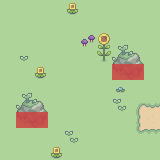

Below is a game level as drawn by its tile map, then a one-line description and the .tmx file that defines it, in full:
An orthogonal 10x10 tile map with 16x16 px tiles, 4 tile layers (Floor, Flowers, Walkable, Canopy), 18 tilesets and 2 objects.

<map version="1.10" tiledversion="1.10.1" orientation="orthogonal" renderorder="right-down" width="10" height="10" tilewidth="16" tileheight="16" infinite="0" nextlayerid="14" nextobjectid="5014">
 <editorsettings>
  <export target="FlowerMap.json" format="json1" />
 </editorsettings>
 <tileset firstgid="1" name="BlueBushs" tilewidth="16" tileheight="16" tilecount="132" columns="11">
  <image source="../Assets/BlueBushs.png" width="176" height="192" />
 </tileset>
 <tileset firstgid="133" name="DarkGrass" tilewidth="16" tileheight="16" tilecount="77" columns="11">
  <image source="../Assets/DarkGrass.png" width="176" height="112" />
 </tileset>
 <tileset firstgid="210" name="DarkGrassHill" tilewidth="16" tileheight="16" tilecount="48" columns="6">
  <image source="../Assets/DarkGrassHill.png" width="96" height="128" />
 </tileset>
 <tileset firstgid="258" name="DarkGrassWater" tilewidth="16" tileheight="16" tilecount="72" columns="9">
  <image source="../Assets/DarkGrassWater.png" width="144" height="128" />
 </tileset>
 <tileset firstgid="330" name="DarkGreenBushs" tilewidth="16" tileheight="16" tilecount="132" columns="11">
  <image source="../Assets/DarkGreenBushs.png" width="176" height="192" />
 </tileset>
 <tileset firstgid="462" name="Grass" tilewidth="16" tileheight="16" tilecount="77" columns="11">
  <image source="../Assets/Grass.png" width="176" height="112" />
 </tileset>
 <tileset firstgid="539" name="GrassHIlls" tilewidth="16" tileheight="16" tilecount="77" columns="11">
  <image source="../Assets/GrassHIlls.png" width="176" height="112" />
 </tileset>
 <tileset firstgid="616" name="MushroomsFlowersStones" tilewidth="16" tileheight="16" tilecount="60" columns="12">
  <image source="../Assets/MushroomsFlowersStones.png" width="192" height="80" />
 </tileset>
 <tileset firstgid="676" name="Soil" tilewidth="16" tileheight="16" tilecount="77" columns="11">
  <image source="../Assets/Soil.png" width="176" height="112" />
 </tileset>
 <tileset firstgid="753" name="TreesBushes" tilewidth="16" tileheight="16" tilecount="84" columns="12">
  <image source="../Assets/TreesBushes.png" width="192" height="112" />
 </tileset>
 <tileset firstgid="837" name="Water" tilewidth="16" tileheight="16" tilecount="5" columns="5">
  <image source="../Assets/Water.png" width="80" height="16" />
 </tileset>
 <tileset firstgid="842" name="WaterObjects" tilewidth="16" tileheight="16" tilecount="24" columns="12">
  <image source="../Assets/WaterObjects.png" width="192" height="32" />
 </tileset>
 <tileset firstgid="866" name="Baby Brown Cow" tilewidth="32" tileheight="32" tilecount="72" columns="8">
  <image source="../Assets/Baby Brown Cow.png" width="256" height="288" />
 </tileset>
 <tileset firstgid="938" name="Brown Cow" tilewidth="32" tileheight="32" tilecount="64" columns="8">
  <image source="../Assets/Brown Cow.png" width="256" height="256" />
 </tileset>
 <tileset firstgid="1002" name="GrassWater" tilewidth="16" tileheight="16" tilecount="72" columns="9">
  <image source="../Assets/GrassWater.png" width="144" height="128" />
 </tileset>
 <tileset firstgid="1074" name="Character" tilewidth="48" tileheight="48" tilecount="192" columns="8">
  <image source="../Assets/Character.png" width="384" height="1152" />
 </tileset>
 <tileset firstgid="1266" name="Walkable" tilewidth="16" tileheight="16" tilecount="2" columns="2">
  <image source="../Assets/Walkable.png" width="32" height="16" />
 </tileset>
 <tileset firstgid="1268" name="Goblin" tilewidth="96" tileheight="64" tilecount="20" columns="10">
  <image source="../Assets/Goblin.png" width="960" height="128" />
 </tileset>
 <layer id="10" name="Floor" width="10" height="10" locked="1">
  <data encoding="csv">
145,145,145,145,145,145,145,145,145,145,
145,145,145,145,145,145,145,145,145,145,
145,145,145,145,145,145,145,145,145,145,
145,145,145,145,145,145,145,145,145,145,
145,145,145,145,145,145,145,145,145,145,
145,145,145,145,145,145,145,145,145,145,
145,145,145,145,145,145,145,145,731,731,
145,145,145,145,145,145,145,145,731,731,
145,145,145,145,145,145,145,145,731,731,
145,145,145,145,145,145,145,145,145,145
</data>
 </layer>
 <layer id="8" name="Flowers" width="10" height="10">
  <data encoding="csv">
0,0,0,0,654,0,0,0,0,0,
0,0,0,0,0,0,0,0,0,0,
0,0,0,0,0,620,0,0,0,0,
0,640,0,0,0,0,667,0,0,0,
0,0,654,0,0,0,0,650,651,0,
0,0,0,0,0,0,0,668,0,0,
0,0,0,0,0,0,0,641,149,156,
0,650,651,0,0,0,0,0,146,0,
0,0,0,0,641,0,0,0,160,134,
0,0,0,654,0,0,0,0,0,0
</data>
 </layer>
 <layer id="13" name="Walkable" width="10" height="10">
  <data encoding="csv">
0,0,0,0,0,0,0,0,0,0,
0,0,0,0,0,0,0,0,0,0,
0,0,0,0,0,0,0,0,0,0,
0,0,0,0,0,0,0,0,0,0,
0,0,0,0,0,0,0,1266,1266,0,
0,0,0,0,0,0,0,0,0,0,
0,0,0,0,0,0,0,0,0,0,
0,1266,1266,0,0,0,0,0,0,0,
0,0,0,0,0,0,0,0,0,0,
0,0,0,0,0,0,0,0,0,0
</data>
 </layer>
 <objectgroup id="12" name="Sprites">
  <object id="5011" gid="1074" x="-12.4142" y="34.8617" width="48" height="48">
   <properties>
    <property name="type" value="character" />
   </properties>
  </object>
  <object id="5012" gid="1267" x="143.34" y="127.841" width="16" height="16">
   <properties>
    <property name="destination" value="MainMap.json" />
    <property name="isUserInteractionDisabled" value="true" />
    <property name="isWalkable" value="true" />
    <property name="type" value="portal" />
   </properties>
  </object>
 </objectgroup>
 <layer id="11" name="Canopy" width="10" height="10">
  <data encoding="csv">
0,0,0,0,0,0,0,0,0,0,
0,0,0,0,0,0,0,0,0,0,
0,0,0,0,0,0,655,626,0,0,
0,0,0,0,0,0,0,638,639,0,
0,0,0,0,0,0,0,0,0,0,
0,626,0,0,0,0,0,0,0,0,
0,638,639,0,0,0,0,0,0,0,
0,0,0,0,0,0,0,0,0,0,
0,0,0,0,0,0,0,0,0,0,
0,0,0,0,0,0,0,0,0,0
</data>
 </layer>
</map>
